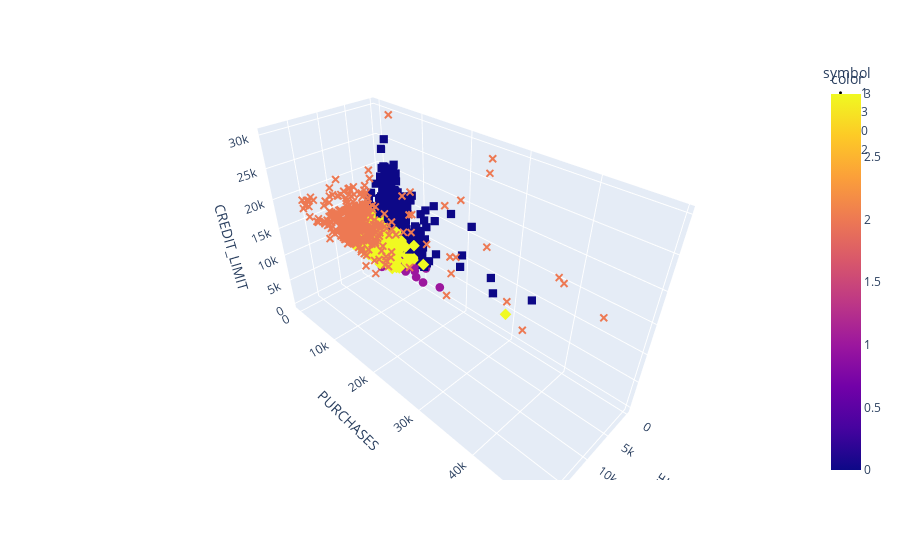

This figure's notebook cell:
### Code cell
fig = px.scatter_3d(
    clustering_df, 
    x='BALANCE', 
    y='PURCHASES', 
    z='CREDIT_LIMIT', 
    color=model.labels_, 
    symbol=model.labels_
)

fig.update_traces(marker=dict(size=3))
fig.show()

### Figure 1 — Plotly figure (JSON) as saved in the notebook; plotly's stock layout.template omitted (floating-point values rounded to 4 significant figures; data arrays with more than 128 entries replaced by an {"elided": "..."} marker saying what was removed)
{"data": [{"hovertemplate": "symbol=1<br>BALANCE=%{x}<br>PURCHASES=%{y}<br>CREDIT_LIMIT=%{z}<br>color=%{marker.color}<extra></extra>", "legendgroup": "1", "marker": {"color": {"elided": "5488 int values"}, "coloraxis": "coloraxis", "size": 3, "symbol": "circle"}, "mode": "markers", "name": "1", "scene": "scene", "showlegend": true, "type": "scatter3d", "x": {"elided": "5488 float values"}, "y": {"elided": "5488 float values"}, "z": {"elided": "5488 float values"}}, {"hovertemplate": "symbol=3<br>BALANCE=%{x}<br>PURCHASES=%{y}<br>CREDIT_LIMIT=%{z}<br>color=%{marker.color}<extra></extra>", "legendgroup": "3", "marker": {"color": {"elided": "1223 int values"}, "coloraxis": "coloraxis", "size": 3, "symbol": "diamond"}, "mode": "markers", "name": "3", "scene": "scene", "showlegend": true, "type": "scatter3d", "x": {"elided": "1223 float values"}, "y": {"elided": "1223 float values"}, "z": {"elided": "1223 float values"}}, {"hovertemplate": "symbol=0<br>BALANCE=%{x}<br>PURCHASES=%{y}<br>CREDIT_LIMIT=%{z}<br>color=%{marker.color}<extra></extra>", "legendgroup": "0", "marker": {"color": {"elided": "1500 int values"}, "coloraxis": "coloraxis", "size": 3, "symbol": "square"}, "mode": "markers", "name": "0", "scene": "scene", "showlegend": true, "type": "scatter3d", "x": {"elided": "1500 float values"}, "y": {"elided": "1500 float values"}, "z": {"elided": "1500 float values"}}, {"hovertemplate": "symbol=2<br>BALANCE=%{x}<br>PURCHASES=%{y}<br>CREDIT_LIMIT=%{z}<br>color=%{marker.color}<extra></extra>", "legendgroup": "2", "marker": {"color": {"elided": "425 int values"}, "coloraxis": "coloraxis", "size": 3, "symbol": "x"}, "mode": "markers", "name": "2", "scene": "scene", "showlegend": true, "type": "scatter3d", "x": {"elided": "425 float values"}, "y": {"elided": "425 float values"}, "z": {"elided": "425 float values"}}], "layout": {"coloraxis": {"colorbar": {"title": {"text": "color"}}, "colorscale": [[0, "#0d0887"], [0.1111, "#46039f"], [0.2222, "#7201a8"], [0.3333, "#9c179e"], [0.4444, "#bd3786"], [0.5556, "#d8576b"], [0.6667, "#ed7953"], [0.7778, "#fb9f3a"], [0.8889, "#fdca26"], [1, "#f0f921"]]}, "legend": {"title": {"text": "symbol"}, "tracegroupgap": 0}, "margin": {"t": 60}, "scene": {"domain": {"x": [0, 1], "y": [0, 1]}, "xaxis": {"title": {"text": "BALANCE"}}, "yaxis": {"title": {"text": "PURCHASES"}}, "zaxis": {"title": {"text": "CREDIT_LIMIT"}}}}}
